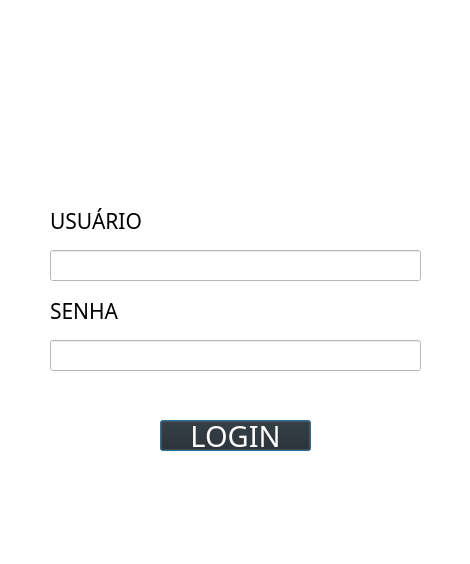
<?xml version="1.0" encoding="UTF-8"?>
<ui version="4.0">
 <class>MainWindow</class>
 <widget class="QMainWindow" name="MainWindow">
  <property name="geometry">
   <rect>
    <x>0</x>
    <y>0</y>
    <width>470</width>
    <height>564</height>
   </rect>
  </property>
  <property name="windowTitle">
   <string>MainWindow</string>
  </property>
  <property name="styleSheet">
   <string notr="true">background-color: rgb(161, 193, 190);
background-color: rgb(255, 255, 255);</string>
  </property>
  <widget class="QWidget" name="centralwidget">
   <widget class="QLabel" name="logo">
    <property name="geometry">
     <rect>
      <x>90</x>
      <y>-50</y>
      <width>301</width>
      <height>311</height>
     </rect>
    </property>
    <property name="text">
     <string/>
    </property>
    <property name="pixmap">
     <pixmap>Meteoro_Calçados_Logo-removebg-preview.png</pixmap>
    </property>
    <property name="scaledContents">
     <bool>true</bool>
    </property>
    <property name="alignment">
     <set>Qt::AlignCenter</set>
    </property>
   </widget>
   <widget class="QLabel" name="usuario">
    <property name="geometry">
     <rect>
      <x>50</x>
      <y>200</y>
      <width>111</width>
      <height>41</height>
     </rect>
    </property>
    <property name="font">
     <font>
      <family>Eras Demi ITC</family>
      <pointsize>16</pointsize>
     </font>
    </property>
    <property name="text">
     <string>USUÁRIO</string>
    </property>
   </widget>
   <widget class="QLineEdit" name="inserir_usuario">
    <property name="geometry">
     <rect>
      <x>50</x>
      <y>250</y>
      <width>371</width>
      <height>31</height>
     </rect>
    </property>
    <property name="alignment">
     <set>Qt::AlignLeading|Qt::AlignLeft|Qt::AlignVCenter</set>
    </property>
   </widget>
   <widget class="QPushButton" name="bt_login">
    <property name="geometry">
     <rect>
      <x>160</x>
      <y>420</y>
      <width>151</width>
      <height>31</height>
     </rect>
    </property>
    <property name="font">
     <font>
      <family>Eras Demi ITC</family>
      <pointsize>22</pointsize>
     </font>
    </property>
    <property name="mouseTracking">
     <bool>false</bool>
    </property>
    <property name="acceptDrops">
     <bool>false</bool>
    </property>
    <property name="styleSheet">
     <string notr="true">background-color: rgb(36, 36, 36);
color: rgb(255, 255, 255);</string>
    </property>
    <property name="text">
     <string>LOGIN</string>
    </property>
    <property name="checkable">
     <bool>false</bool>
    </property>
    <property name="autoRepeat">
     <bool>false</bool>
    </property>
    <property name="autoExclusive">
     <bool>false</bool>
    </property>
    <property name="autoDefault">
     <bool>false</bool>
    </property>
    <property name="default">
     <bool>true</bool>
    </property>
   </widget>
   <widget class="QLineEdit" name="inserir_senha">
    <property name="geometry">
     <rect>
      <x>50</x>
      <y>340</y>
      <width>371</width>
      <height>31</height>
     </rect>
    </property>
    <property name="echoMode">
     <enum>QLineEdit::Password</enum>
    </property>
    <property name="alignment">
     <set>Qt::AlignLeading|Qt::AlignLeft|Qt::AlignVCenter</set>
    </property>
   </widget>
   <widget class="QLabel" name="senha">
    <property name="geometry">
     <rect>
      <x>50</x>
      <y>290</y>
      <width>81</width>
      <height>41</height>
     </rect>
    </property>
    <property name="font">
     <font>
      <family>Eras Demi ITC</family>
      <pointsize>16</pointsize>
     </font>
    </property>
    <property name="text">
     <string>SENHA</string>
    </property>
   </widget>
  </widget>
  <widget class="QMenuBar" name="menubar">
   <property name="geometry">
    <rect>
     <x>0</x>
     <y>0</y>
     <width>470</width>
     <height>21</height>
    </rect>
   </property>
  </widget>
  <widget class="QStatusBar" name="statusbar"/>
 </widget>
 <tabstops>
  <tabstop>inserir_usuario</tabstop>
  <tabstop>inserir_senha</tabstop>
  <tabstop>bt_login</tabstop>
 </tabstops>
 <resources>
  <include location="C:/Users/964742/AppData/Local/Qt Designer/img.qrc"/>
 </resources>
 <connections/>
</ui>
